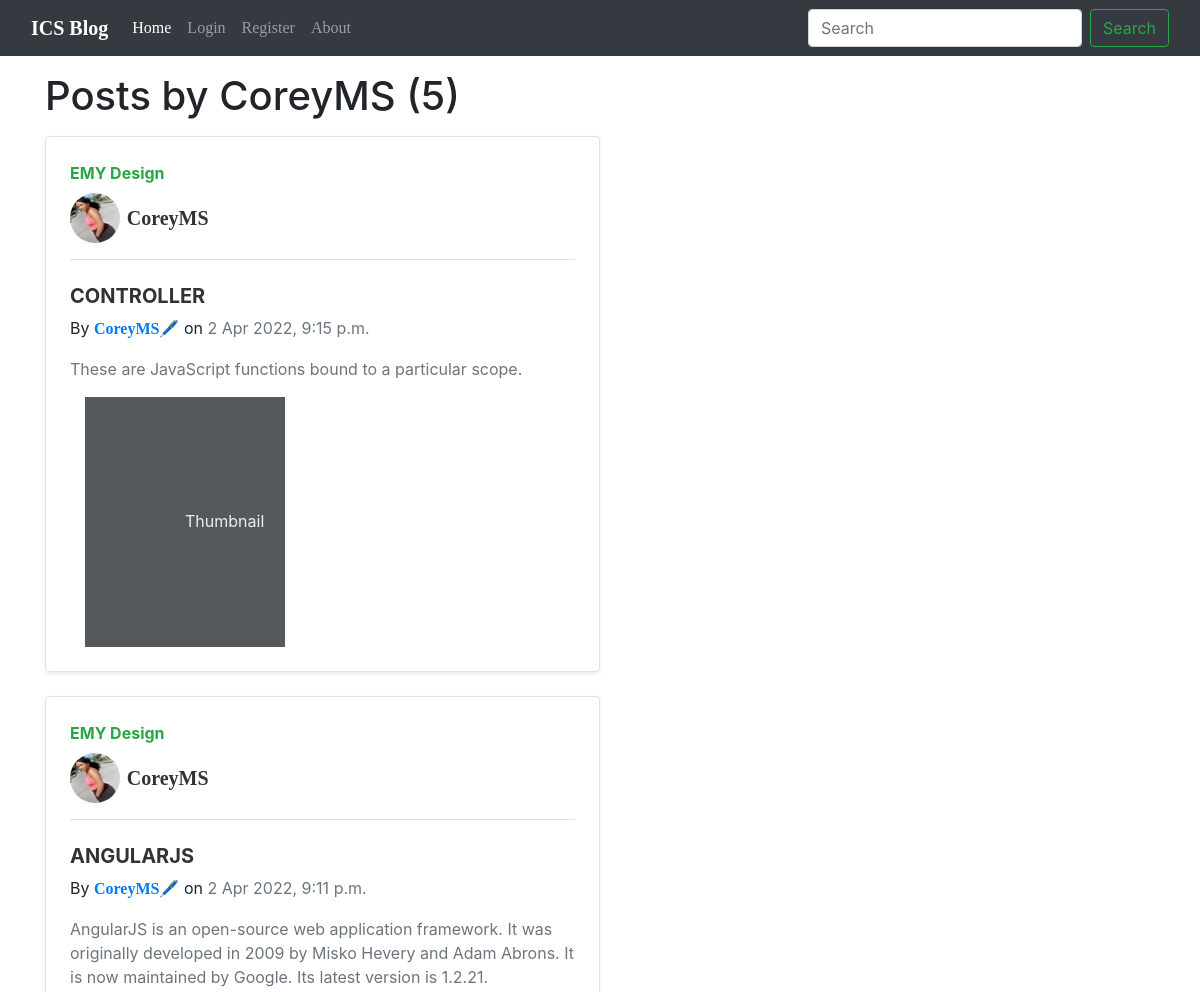
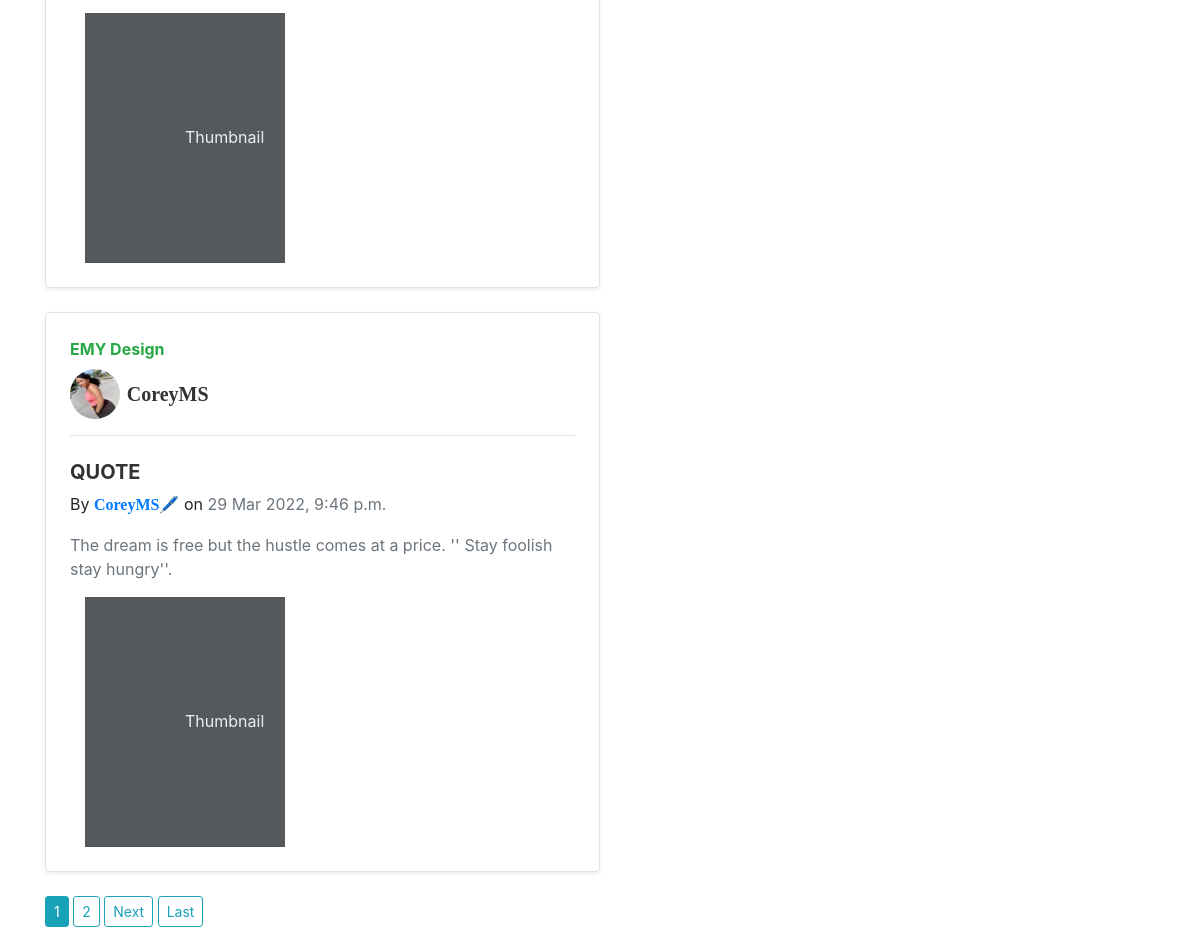
Page /user/CoreyMS/ on the committed database (2 pictures, top to bottom).
### tech/models.py (models this page shows, shortened)
class Post(models.Model):
    title = models.CharField(max_length=100)
    content = models.TextField()
    date_posted = models.DateTimeField(default=timezone.now)
    author = models.ForeignKey(User, on_delete=models.CASCADE)

### users/models.py (models this page shows, shortened)
class Profile(models.Model):
    user = models.OneToOneField(User, on_delete=models.CASCADE)
    image = models.ImageField(default='default.jpg', upload_to='profile_pics')

### tech/views.py (the view)
# urls.py: path('user/<str:username>/', UserPostListView.as_view(), name = "user-posts"),
class UserPostListView(ListView):
    model = Post
    template_name = 'tech/user_posts.html'
    context_object_name = 'posts'
    paginate_by = 3
    def get_queryset(self):
        user = get_object_or_404(User, username=self.kwargs.get('username'))
        return Post.objects.filter(author=user).order_by('-date_posted')

### tech/templates/tech/user_posts.html (shortened to what this page needs)
{% extends "tech/base.html" %}
{% block nav %}
<li class="nav-item">
    <a class="nav-link active" aria-current="page" href="{% url 'tech-home' %}">Home</a>
</li>
{% if user.is_authenticated %}
<li class="nav-item">
    <a class="nav-link" href="{% url 'logout' %}">Logout</a>
</li>
<li class="nav-item">
    <a class="nav-link" href="{% url 'profile' %}">Profile</a>
</li>
<li class="nav-item">
    <a class="nav-link" href="{% url 'post-create' %}">New Post</a>
</li>
{% else %}
<li class="nav-item">
    <a class="nav-link" href="{% url 'login' %}">Login</a>
</li>
<li class="nav-item">
    <a class="nav-link" href="{% url 'register' %}">Register</a>
</li>
{% endif %}
<li class="nav-item">
    <a class="nav-link" href="{% url 'tech-about' %}">About</a>
</li>
{% endblock nav %}
{% block content %}
{% load crispy_forms_tags %}
{% load static %}
<h1 class="mb-3">Posts by {{ view.kwargs.username }} ({{ page_obj.paginator.count }})</h1>
{% for post in posts %}
<div class="col-lg-6">
    <div class="row g-0 border rounded overflow-hidden flex-md-row mb-4 shadow-sm h-md-250 position-relative">
        <div class="col p-4 d-flex flex-column position-static">
            <strong class="d-inline-block mb-2 text-success">EMY Design</strong>
            <legend class="border-bottom mb-4 pb-3">
                <div class="pull-left">
                    {% if post.author == user %}
                    <a href="{% url 'profile' %}"><img class="rounded-circle account-img" src="{{ post.author.profile.image.url }}"></a>
                    {% else %}
                    <img class="rounded-circle account-img" src="{{ post.author.profile.image.url }}">
                    {% endif %}
                    <strong>
                        <a href="{% url 'post-detail' post.id %}" class="d-inline-block account-heading mb-0 titles">{{ post.author }}</a>
                    </strong>
                </div>
            </legend>
            <h2 class="account-heading mb-2 title">{{ post.title }}</h2>
            <p>
                By <a href="{% url 'post-detail' post.id %}" class="pot">{{post.author}}</a>🖊️ on <span class="mb-1 text-muted">{{post.date_posted}}</span>
            </p>
            <p class="text-secondary")>
                {{ post.content }}
            </p>
            <div class="col-auto d-none d-lg-block">
                <svg class="bd-placeholder-img" width="200" height="250" xmlns="http://www.w3.org/2000/svg" role="img" aria-label="Placeholder: Thumbnail" preserveAspectRatio="xMidYMid slice" focusable="false"><title>Placeholder</title><rect width="100%" height="100%" fill="#55595c" /><text x="50%" y="50%" fill="#eceeef" dy=".3em">Thumbnail</text></svg>
            </div>
        </div>
    </div>
</div>
{% endfor %}
{% if is_paginated %}
{% for num in page_obj.paginator.page_range %}
{% if page_obj.number == num %}
<a class="btn btn-info btn-sm mb-1" href="?page={{ num }}">{{ num }}</a>
{% elif num > page_obj.number|add:'-3' and num < page_obj.number|add:'3' %}
<a class="btn btn-outline-info btn-sm mb-1" href="?page={{ num }}">{{ num }}</a>
{% endif %}
{% endfor %}
{% if page_obj.has_next %}
<a class="btn btn-outline-info btn-sm mb-1" href="?page={{ page_obj.next_page_number }}">Next</a>
<a class="btn btn-outline-info btn-sm mb-1" href="?page={{ page_obj.paginator.num_pages }}">Last</a>
{% endif %}
{% endif %}
{% endblock content %}

### staticfiles/navbar.css (style rules this page uses)
body { padding-top: 4.5rem; height: 100%; position: relative; margin-bottom: 20px; padding-bottom: 20px; box-sizing: content-box; }
.account-img { height: 50px; width: 50px; margin: 0; }
.account-heading { font-weight: bold; opacity: 0.8; }
a { font-family: arial-black; font-size: 16px; font-weight: bold; }
.pot { text-decoration-line: none; font-size: 16px; font-weight: bold; }
.title { text-transform: uppercase; color: black; text-decoration: none; opacity: 0.8; font-size: 20px; }
.titles { color: black; text-decoration-line: none; font-size: 20px; opacity: 0.8; }

### rows in the picture
Post: author.profile.image (picture), author "CoreyMS", title "CONTROLLER", date_posted "2 Apr 2022, 9:15 p.m.", content "These are JavaScript functions bound to a particular scope."
Post: author.profile.image (picture), author "CoreyMS", title "ANGULARJS", date_posted "2 Apr 2022, 9:11 p.m.", content "AngularJS is an open-source web application framework. It was originally developed in 2009 by Misko Hevery and Adam Abrons. It is now maintained by Google. Its latest version is 1.2.21."
Post: author.profile.image (picture), author "CoreyMS", title "QUOTE", date_posted "29 Mar 2022, 9:46 p.m.", content "The dream is free but the hustle comes at a price. '' Stay foolish stay hungry''."

### other values in the picture
{{ view.kwargs.username }} "CoreyMS"
{{ page_obj.paginator.count }} "5"
{{ num }} "1"
{{ num }} "2"
